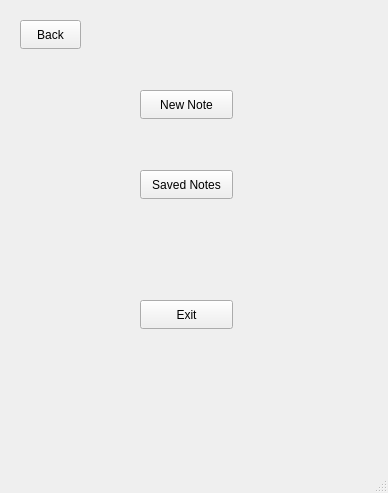
<?xml version="1.0" encoding="UTF-8"?>
<ui version="4.0">
 <class>MainWindow</class>
 <widget class="QMainWindow" name="MainWindow">
  <property name="geometry">
   <rect>
    <x>0</x>
    <y>0</y>
    <width>388</width>
    <height>493</height>
   </rect>
  </property>
  <property name="windowTitle">
   <string>MainWindow</string>
  </property>
  <widget class="QWidget" name="centralwidget">
   <widget class="QStackedWidget" name="stackedWidget">
    <property name="geometry">
     <rect>
      <x>0</x>
      <y>50</y>
      <width>381</width>
      <height>381</height>
     </rect>
    </property>
    <property name="currentIndex">
     <number>0</number>
    </property>
    <widget class="QWidget" name="MainPage">
     <widget class="QPushButton" name="NewNoteButton">
      <property name="geometry">
       <rect>
        <x>140</x>
        <y>40</y>
        <width>93</width>
        <height>29</height>
       </rect>
      </property>
      <property name="text">
       <string>New Note</string>
      </property>
     </widget>
     <widget class="QPushButton" name="SavedNotesButton">
      <property name="geometry">
       <rect>
        <x>140</x>
        <y>120</y>
        <width>93</width>
        <height>29</height>
       </rect>
      </property>
      <property name="text">
       <string>Saved Notes</string>
      </property>
     </widget>
     <widget class="QPushButton" name="ExitButton">
      <property name="geometry">
       <rect>
        <x>140</x>
        <y>250</y>
        <width>93</width>
        <height>29</height>
       </rect>
      </property>
      <property name="text">
       <string>Exit</string>
      </property>
     </widget>
    </widget>
    <widget class="QWidget" name="EditNotePage">
     <property name="layoutDirection">
      <enum>Qt::LayoutDirection::LeftToRight</enum>
     </property>
     <widget class="QTextEdit" name="textEdit_NoteName">
      <property name="geometry">
       <rect>
        <x>10</x>
        <y>70</y>
        <width>361</width>
        <height>31</height>
       </rect>
      </property>
     </widget>
     <widget class="QTextEdit" name="textEdit_Note">
      <property name="geometry">
       <rect>
        <x>10</x>
        <y>130</y>
        <width>361</width>
        <height>211</height>
       </rect>
      </property>
     </widget>
     <widget class="QLabel" name="label">
      <property name="geometry">
       <rect>
        <x>20</x>
        <y>50</y>
        <width>81</width>
        <height>20</height>
       </rect>
      </property>
      <property name="text">
       <string>Note Name</string>
      </property>
     </widget>
     <widget class="QLabel" name="label_2">
      <property name="geometry">
       <rect>
        <x>20</x>
        <y>110</y>
        <width>63</width>
        <height>20</height>
       </rect>
      </property>
      <property name="text">
       <string>Note</string>
      </property>
     </widget>
     <widget class="QPushButton" name="save_pushButton">
      <property name="geometry">
       <rect>
        <x>30</x>
        <y>350</y>
        <width>93</width>
        <height>29</height>
       </rect>
      </property>
      <property name="text">
       <string>Save</string>
      </property>
     </widget>
     <widget class="QPushButton" name="cancel_pushButton">
      <property name="geometry">
       <rect>
        <x>250</x>
        <y>350</y>
        <width>93</width>
        <height>29</height>
       </rect>
      </property>
      <property name="text">
       <string>Don't Save</string>
      </property>
     </widget>
     <widget class="QLabel" name="EN_PageHeader">
      <property name="geometry">
       <rect>
        <x>120</x>
        <y>10</y>
        <width>141</width>
        <height>31</height>
       </rect>
      </property>
      <property name="font">
       <font>
        <pointsize>18</pointsize>
        <bold>true</bold>
       </font>
      </property>
      <property name="text">
       <string>Edit Note</string>
      </property>
     </widget>
    </widget>
    <widget class="QWidget" name="NewNotePage">
     <widget class="QTextEdit" name="NN_textEdit_NoteName">
      <property name="geometry">
       <rect>
        <x>10</x>
        <y>70</y>
        <width>361</width>
        <height>31</height>
       </rect>
      </property>
     </widget>
     <widget class="QPushButton" name="NN_save_pushButton">
      <property name="geometry">
       <rect>
        <x>40</x>
        <y>350</y>
        <width>93</width>
        <height>29</height>
       </rect>
      </property>
      <property name="text">
       <string>Save</string>
      </property>
     </widget>
     <widget class="QLabel" name="label_3">
      <property name="geometry">
       <rect>
        <x>20</x>
        <y>110</y>
        <width>63</width>
        <height>20</height>
       </rect>
      </property>
      <property name="text">
       <string>Note</string>
      </property>
     </widget>
     <widget class="QLabel" name="label_4">
      <property name="geometry">
       <rect>
        <x>20</x>
        <y>50</y>
        <width>81</width>
        <height>20</height>
       </rect>
      </property>
      <property name="text">
       <string>Note Name</string>
      </property>
     </widget>
     <widget class="QPushButton" name="NN_cancel_pushButton">
      <property name="geometry">
       <rect>
        <x>250</x>
        <y>350</y>
        <width>93</width>
        <height>29</height>
       </rect>
      </property>
      <property name="text">
       <string>Don't Save</string>
      </property>
     </widget>
     <widget class="QTextEdit" name="NN_textEdit_Note">
      <property name="geometry">
       <rect>
        <x>10</x>
        <y>130</y>
        <width>361</width>
        <height>211</height>
       </rect>
      </property>
     </widget>
     <widget class="QLabel" name="NN_PageHeader">
      <property name="geometry">
       <rect>
        <x>110</x>
        <y>10</y>
        <width>161</width>
        <height>31</height>
       </rect>
      </property>
      <property name="font">
       <font>
        <pointsize>18</pointsize>
        <bold>true</bold>
       </font>
      </property>
      <property name="text">
       <string>New Note</string>
      </property>
     </widget>
    </widget>
    <widget class="QWidget" name="SavedNotesPage">
     <widget class="QListWidget" name="listWidget">
      <property name="geometry">
       <rect>
        <x>20</x>
        <y>40</y>
        <width>341</width>
        <height>251</height>
       </rect>
      </property>
     </widget>
     <widget class="QPushButton" name="EditButton">
      <property name="geometry">
       <rect>
        <x>30</x>
        <y>310</y>
        <width>93</width>
        <height>29</height>
       </rect>
      </property>
      <property name="text">
       <string>Edit</string>
      </property>
     </widget>
     <widget class="QPushButton" name="RemoveButton">
      <property name="geometry">
       <rect>
        <x>260</x>
        <y>310</y>
        <width>93</width>
        <height>29</height>
       </rect>
      </property>
      <property name="text">
       <string>Remove</string>
      </property>
     </widget>
     <widget class="QPushButton" name="pushButton">
      <property name="geometry">
       <rect>
        <x>150</x>
        <y>310</y>
        <width>93</width>
        <height>29</height>
       </rect>
      </property>
      <property name="text">
       <string>New Note</string>
      </property>
     </widget>
    </widget>
   </widget>
   <widget class="QPushButton" name="BackButton">
    <property name="geometry">
     <rect>
      <x>20</x>
      <y>20</y>
      <width>61</width>
      <height>29</height>
     </rect>
    </property>
    <property name="text">
     <string>Back</string>
    </property>
   </widget>
  </widget>
  <widget class="QMenuBar" name="menubar">
   <property name="geometry">
    <rect>
     <x>0</x>
     <y>0</y>
     <width>388</width>
     <height>26</height>
    </rect>
   </property>
  </widget>
  <widget class="QStatusBar" name="statusbar"/>
 </widget>
 <resources/>
 <connections/>
</ui>
